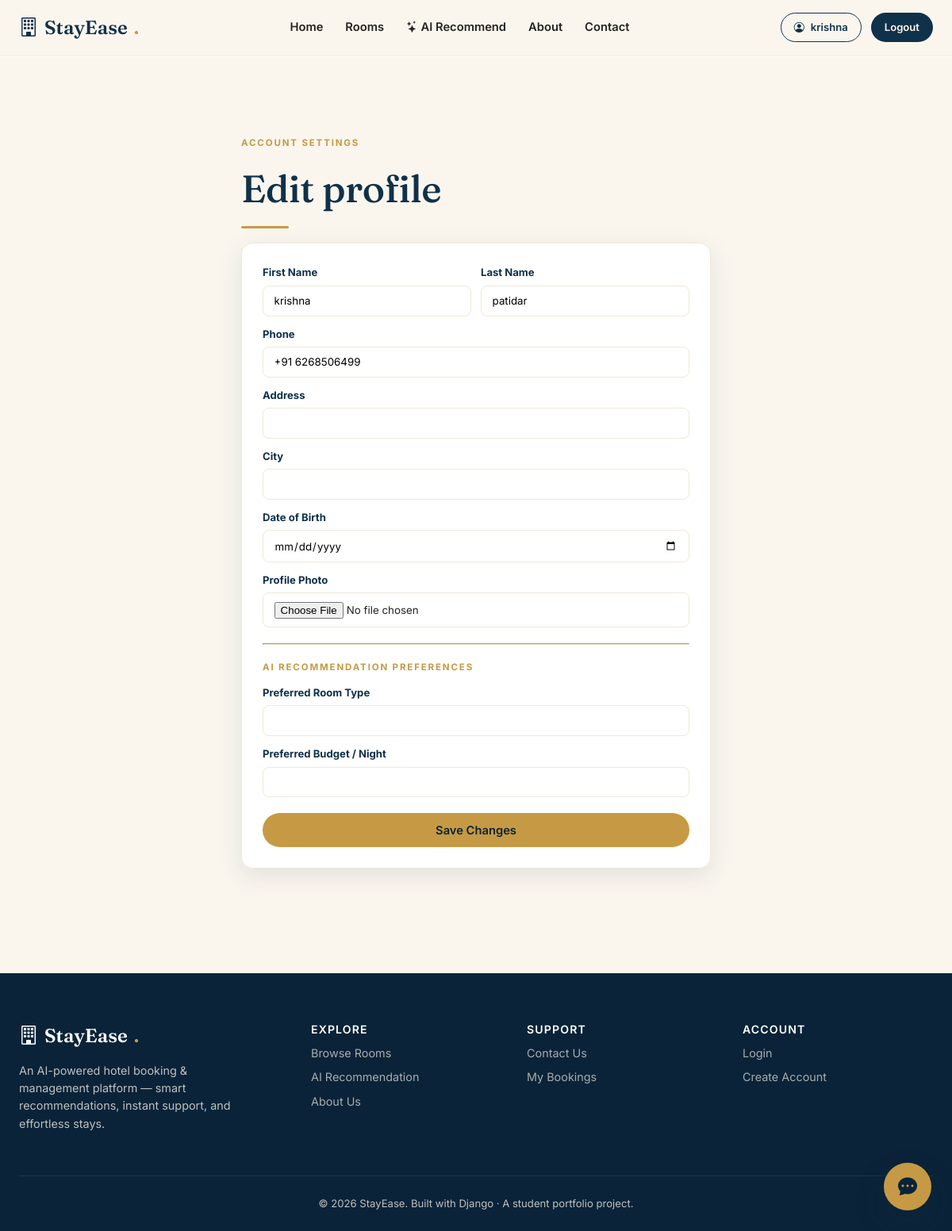
/accounts/profile/ (signed in), run on an earlier commit of the app's database.
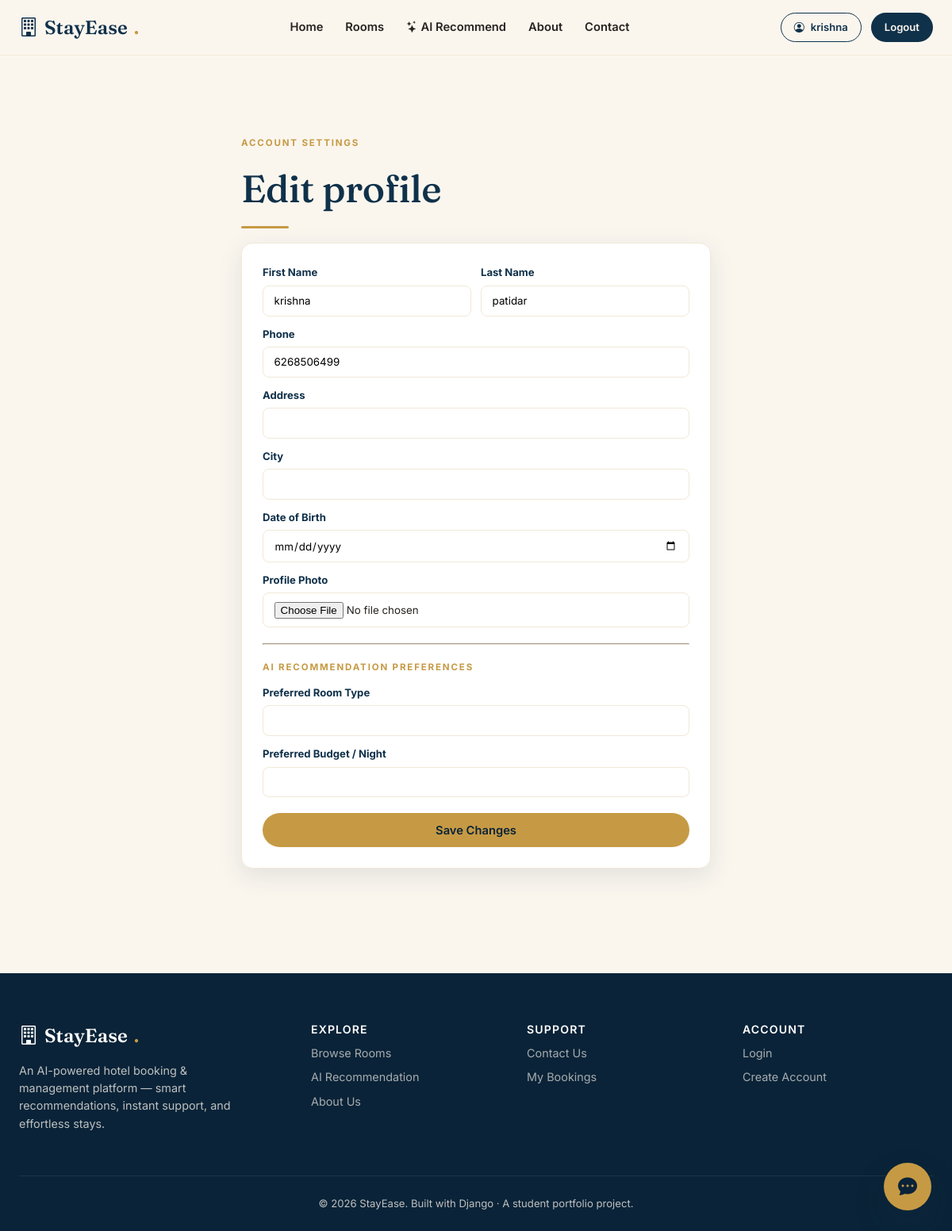
And on a later commit of the database.
### accounts/models.py (models this page shows, shortened)
class UserProfile(models.Model):
    user = models.OneToOneField(User, on_delete=models.CASCADE, related_name='profile')
    phone = models.CharField(max_length=15, blank=True)
    address = models.CharField(max_length=255, blank=True)
    city = models.CharField(max_length=100, blank=True)
    avatar = _ImageField(upload_to='avatars/', blank=True, null=True)
    date_of_birth = models.DateField(null=True, blank=True)
    is_email_verified = models.BooleanField(default=False)
    email_otp = models.CharField(max_length=6, blank=True)
    created_at = models.DateTimeField(auto_now_add=True)
    preferred_room_type = models.CharField(max_length=50, blank=True)
    preferred_budget = models.DecimalField(max_digits=10, decimal_places=2, null=True, blank=True)

### accounts/views.py (the view)
# urls.py: path('profile/', views.profile_view, name='profile'),
@login_required
def profile_view(request):
    profile = request.user.profile
    if request.method == 'POST':
        form = ProfileForm(request.POST, request.FILES, instance=profile)
        if form.is_valid():
            request.user.first_name = form.cleaned_data.get('first_name', request.user.first_name)
            request.user.last_name = form.cleaned_data.get('last_name', request.user.last_name)
            request.user.save()
            form.save()
            messages.success(request, 'Profile updated successfully!')
            return redirect('accounts:profile')
    else:
        form = ProfileForm(instance=profile, initial={
            'first_name': request.user.first_name,
            'last_name': request.user.last_name,
        })
    return render(request, 'accounts/profile.html', {'form': form})

### accounts/forms.py
class ProfileForm(forms.ModelForm):
    first_name = forms.CharField(max_length=150, required=False, widget=forms.TextInput(attrs={'class': 'form-control'}))
    last_name = forms.CharField(max_length=150, required=False, widget=forms.TextInput(attrs={'class': 'form-control'}))
    class Meta:
        model = UserProfile
        fields = ['phone', 'address', 'city', 'avatar', 'date_of_birth', 'preferred_room_type', 'preferred_budget']
        widgets = {
            'phone': forms.TextInput(attrs={'class': 'form-control'}),
            'address': forms.TextInput(attrs={'class': 'form-control'}),
            'city': forms.TextInput(attrs={'class': 'form-control'}),
            'avatar': forms.FileInput(attrs={'class': 'form-control'}),
            'date_of_birth': forms.DateInput(attrs={'class': 'form-control', 'type': 'date'}),
            'preferred_room_type': forms.TextInput(attrs={'class': 'form-control'}),
            'preferred_budget': forms.NumberInput(attrs={'class': 'form-control'}),
        }

### templates/accounts/profile.html (shortened to what this page needs)
{% extends "base.html" %}
{% block content %}
<section class="section">
  <div class="container-narrow" style="max-width:640px;">
    <p class="eyebrow">Account settings</p>
    <h1>Edit profile</h1>
    <div class="divider-gold"></div>
    <div class="panel">
      <form method="post" enctype="multipart/form-data">
        <div style="display:grid; grid-template-columns:1fr 1fr; gap:12px;">
          <div><label class="form-label">First Name</label>{{ form.first_name }}</div>
          <div><label class="form-label">Last Name</label>{{ form.last_name }}</div>
        </div>
        <div style="margin-top:12px;"><label class="form-label">Phone</label>{{ form.phone }}</div>
        <div style="margin-top:12px;"><label class="form-label">Address</label>{{ form.address }}</div>
        <div style="margin-top:12px;"><label class="form-label">City</label>{{ form.city }}</div>
        <div style="margin-top:12px;"><label class="form-label">Date of Birth</label>{{ form.date_of_birth }}</div>
        <div style="margin-top:12px;"><label class="form-label">Profile Photo</label>{{ form.avatar }}</div>
        <hr style="margin:20px 0; border-color:var(--cream-deep);">
        <p class="eyebrow">AI recommendation preferences</p>
        <div style="margin-top:12px;"><label class="form-label">Preferred Room Type</label>{{ form.preferred_room_type }}</div>
        <div style="margin-top:12px;"><label class="form-label">Preferred Budget / Night</label>{{ form.preferred_budget }}</div>
        <button type="submit" class="btn btn-gold btn-block" style="margin-top:20px;">Save Changes</button>
      </form>
    </div>
  </div>
</section>
{% endblock %}

What changed in the data, as far as the page shows it:
changed UserProfile: phone "+91 6268506499" → "6268506499"
